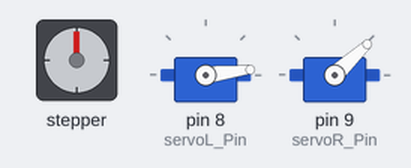
Bench run of a sketch on a simulated Arduino Uno, built with avr-gcc and run on an emulated ATmega328P. Parts: stepper motor, 2 × servo. Wiring (inferred from the names in the program): stepper motor driver (200 steps per turn assumed): step pin 10; direction pin 11.

Above: at 0.1 s.
At 15.6 s:
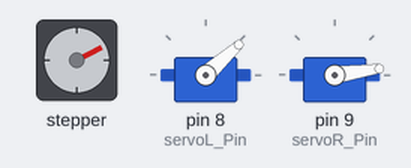
At 16.6 s:
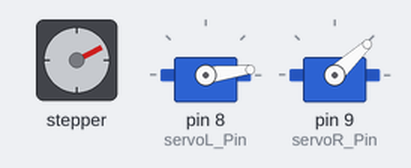
At 32.2 s:
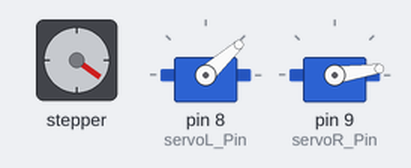
At 33.2 s:
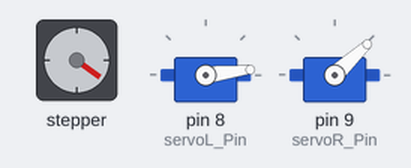
Timing chart, 0 to 34.7 s (numbered marks = the images above):
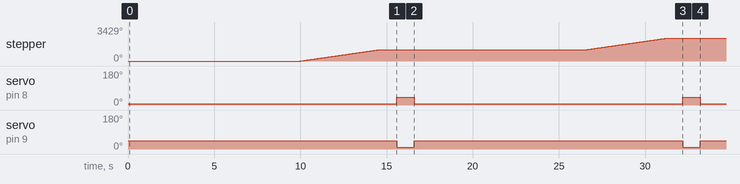

Measured:
- by itself, stepper: turns 1143° clockwise in 4.6 s, then 1143° clockwise in 4.6 s
- by itself, servo on pin 8 (servoL_Pin): alternates 42° for 1.0 s and 7° for 15.6 s
- by itself, servo on pin 9 (servoR_Pin): alternates 43° for 15.6 s and 8° for 1.0 s

The sketch:

Storage.ino
```cpp
// Pseudocode:
//1. move down until limit switch pressed
//2. set position as 0
//RAISE CODE:

// 0 discs below: 11 rotations from bottom( go to this position when ready to receive shipment from claw)
// 1 disc below:  8 rotations from bottom
// 2 discs below: 5 rotations from bottom
// 3 discs below: 1 rotations from bottom
//SEQUENCE:
// STARTING POINT: platform exposed (0 discs below), aligners away

// 1. picking up first disc
//  a. remain at 0 discs below (plate exposed) / function: N/A (future: home)
//  * disc gets placed by claw*
//  b. move to 1 disc below (discs hidden) / function: move_disc_down(1)
//  c. align / function: align (consists of flat, delay, away)

// 2. picking up second disc
//  a. remain at 1 disc below (disc surface exposed) / function: N/A
//  * disc gets placed *
//  b. move to 2 discs below (discs hidden) / function: move_disc(-1)
//  c. align / function: align (consists of flat, delay, away)

// 3.picking up third disc
//  a. remain at 2 disce below (disc surface exposed) / function: N/A
//  * disc gets placed *
//  b. move to 3 discs below (discs hidden) / function: move_disc(-1)
//  c. align / function: align (consists of flat, delay, away)

// 4. exposing all discs to be picked up by claw
//  a. remain at 3 discs below (discs hidden) / function: N/A
//  b. move to 0 discs below (all discs exposed) / function: move_disc_up (1)

#include <Servo.h>

Servo servoL;
Servo servoR;

// defines pins numbers
const int stepPin = 10;
const int dirPin = 11;
const int servoL_Pin = 8;
const int servoR_Pin = 9;

// alignment angles for the servo motors
const int servoL_flat = 42;
const int servoL_away = 7;
const int servoR_flat = 8;
const int servoR_away = 43;

// number of steps to move the platform by the height of a disc (0.5 in)
const int disc_steps = 635;

void setup() {
// define stepper step and direction pins
  pinMode (stepPin,OUTPUT);
  pinMode (dirPin,OUTPUT);
// define servo pins
  servoL.attach (servoL_Pin);
  servoR.attach (servoR_Pin);
// move the aligners to their away position
  servoL.write (servoL_away);
  servoR.write (servoR_away);
}
void loop() {
  // platform exposed at the start

  delay(10000); // PLACE FIRST DISC DURING THIS TIME (pretend to be the claw)
  move_disc(-1);// move it down to hide it, its top surface will be in line with the box
  delay(1000);
  align(); // align the 1 disc

  delay(10000); // PLACE THE SECOND DISC DURING THIS TIME
  move_disc(-1); // move the 2 discs down to align the top surface with the top of the box
  delay(1000);
  align(); // align the 2 discs

  delay(10000); // PLACE THE THIRD DISC DURING THIS TIME
  move_disc(-1); // move the three discs down to align the top surface with the box
  align(); // align the 3 discs
  delay(5000);
  move_disc(3); // this moves the platform so that all the discs are exposed and ready to be grabbed by the claw
  flat();
  delay(60000); // UNPLUG NOW, this is when the claw would pick up the discs
  away();

}
```

align.ino
```cpp
// ALIGNMENT PSEUDOCODE
// * THE ALIGNERS START AWAY *
// 1. bring the aligners flat
// 2. wait a little bit
// 3. pull the aligners away so that the platform can move again
void flat()
{
  servoL.write (servoL_flat);
  servoR.write (servoR_flat);
}

void away()
{ servoL.write(servoL_away);
  servoR.write(servoR_away);
}

void align()
{ flat();
  delay(1000);
  away();

}
```

move_disc.ino
```cpp
void move_disc (int n) // n is how many discs you want to move up or down by
{
  if (n > 0) // positive n makes platform  move up, negative n makes the platform move down
  {
    digitalWrite (dirPin, LOW); // this makes the motor move up
  }
  else
    {
    digitalWrite (dirPin, HIGH); // this makes the motor move down
    }
  for(int x = 0; x < abs(n) * disc_steps ; x++)
  {
    digitalWrite(stepPin,HIGH);
    delayMicroseconds(20000);
    digitalWrite(stepPin,LOW);
    delayMicroseconds(20000);
  }

}
```
